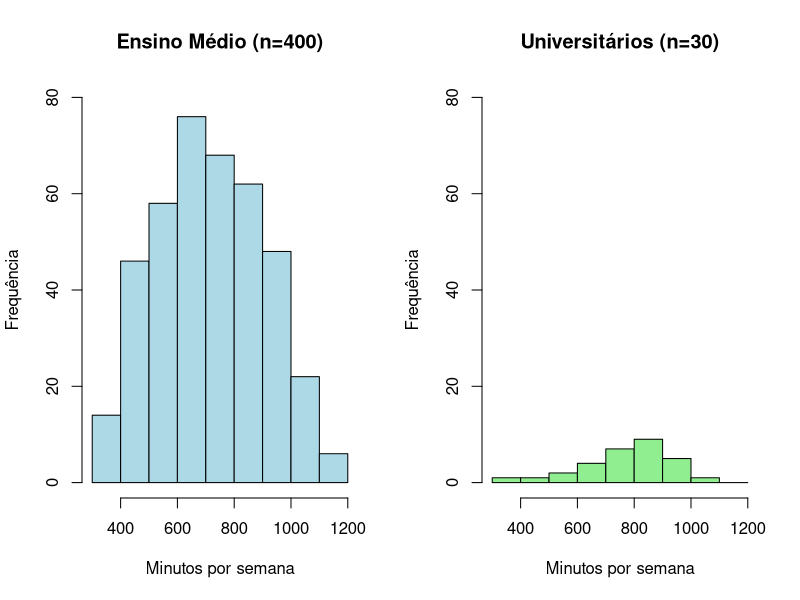
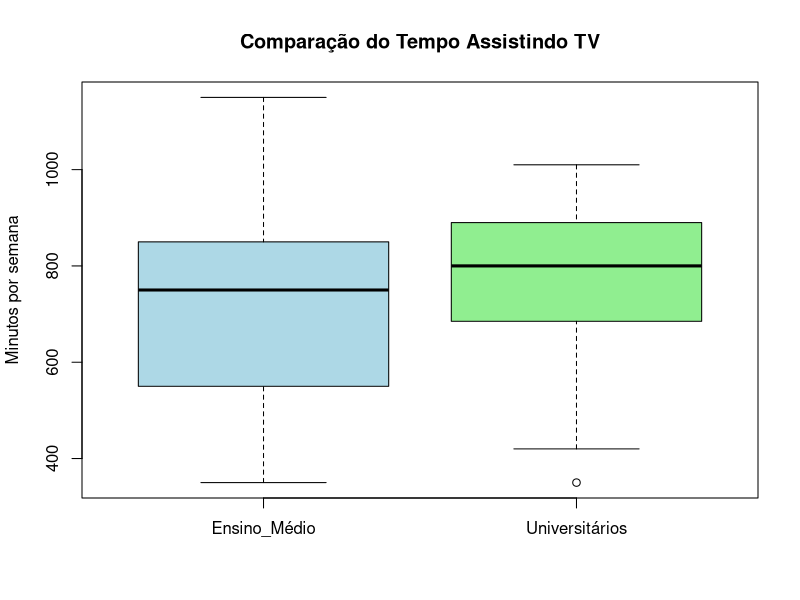

These figures' R source, in order:
# Dados do Ensino Médio (distribuição de frequência)
tempo_medio <- c(
  rep(350, 14),   # 300-400 (ponto médio 350)
  rep(450, 46),   # 400-500
  rep(550, 58),   # 500-600
  rep(650, 76),   # 600-700
  rep(750, 68),   # 700-800
  rep(850, 62),   # 800-900
  rep(950, 48),   # 900-1000
  rep(1050, 22),  # 1000-1100
  rep(1150, 6)    # 1100-1200
)

# Dados Universitários (amostra individual)
universitarios <- c(350, 560, 580, 710, 945, 880, 760, 640, 660, 820,
                    775, 910, 920, 850, 810, 790, 890, 685, 730, 850,
                    745, 640, 1010, 420, 770, 850, 915, 840, 930, 895)

# Função para calcular estatísticas descritivas
calcular_stats <- function(dados, nome) {
  media <- mean(dados)
  mediana <- median(dados)
  dp <- sd(dados)
  variancia <- var(dados)
  q1 <- quantile(dados, 0.25)
  q3 <- quantile(dados, 0.75)
  
  cat("\nEstatísticas para", nome, ":\n")
  cat("Média:", round(media, 2), "minutos\n")
  cat("Mediana:", mediana, "minutos\n")
  cat("Desvio Padrão:", round(dp, 2), "minutos\n")
  cat("Variância:", round(variancia, 2), "\n")
  cat("1º Quartil:", q1, "minutos\n")
  cat("3º Quartil:", q3, "minutos\n")
  
  return(c(media, mediana, dp, variancia, q1, q3))
}

# Calculando estatísticas
stats_medio <- calcular_stats(tempo_medio, "Estudantes do Ensino Médio")
stats_uni <- calcular_stats(universitarios, "Estudantes Universitários")

# Comparação numérica
cat("\nDiferenças entre grupos:\n")
cat("Diferença de médias (Médio - Uni):", round(stats_medio[1] - stats_uni[1], 2), "minutos\n")
cat("Razão de variâncias (Médio/Uni):", round(stats_medio[4]/stats_uni[4], 2), "\n")

# Visualização com histogramas comparativos
par(mfrow = c(1, 2))  # Divide a área de plotagem em 1 linha e 2 colunas

# Histograma para ensino médio
hist(tempo_medio, breaks = seq(300, 1200, by = 100),
     main = "Ensino Médio (n=400)",
     xlab = "Minutos por semana",
     ylab = "Frequência",
     col = "lightblue",
     xlim = c(300, 1200),
     ylim = c(0, 80))

# Histograma para universitários
hist(universitarios, breaks = seq(300, 1200, by = 100),
     main = "Universitários (n=30)",
     xlab = "Minutos por semana",
     ylab = "Frequência",
     col = "lightgreen",
     xlim = c(300, 1200),
     ylim = c(0, 80))

par(mfrow = c(1, 1))  # Retorna ao layout normal

# Boxplot comparativo
boxplot(list(Ensino_Médio = tempo_medio, Universitários = universitarios),
        main = "Comparação do Tempo Assistindo TV",
        ylab = "Minutos por semana",
        col = c("lightblue", "lightgreen"))